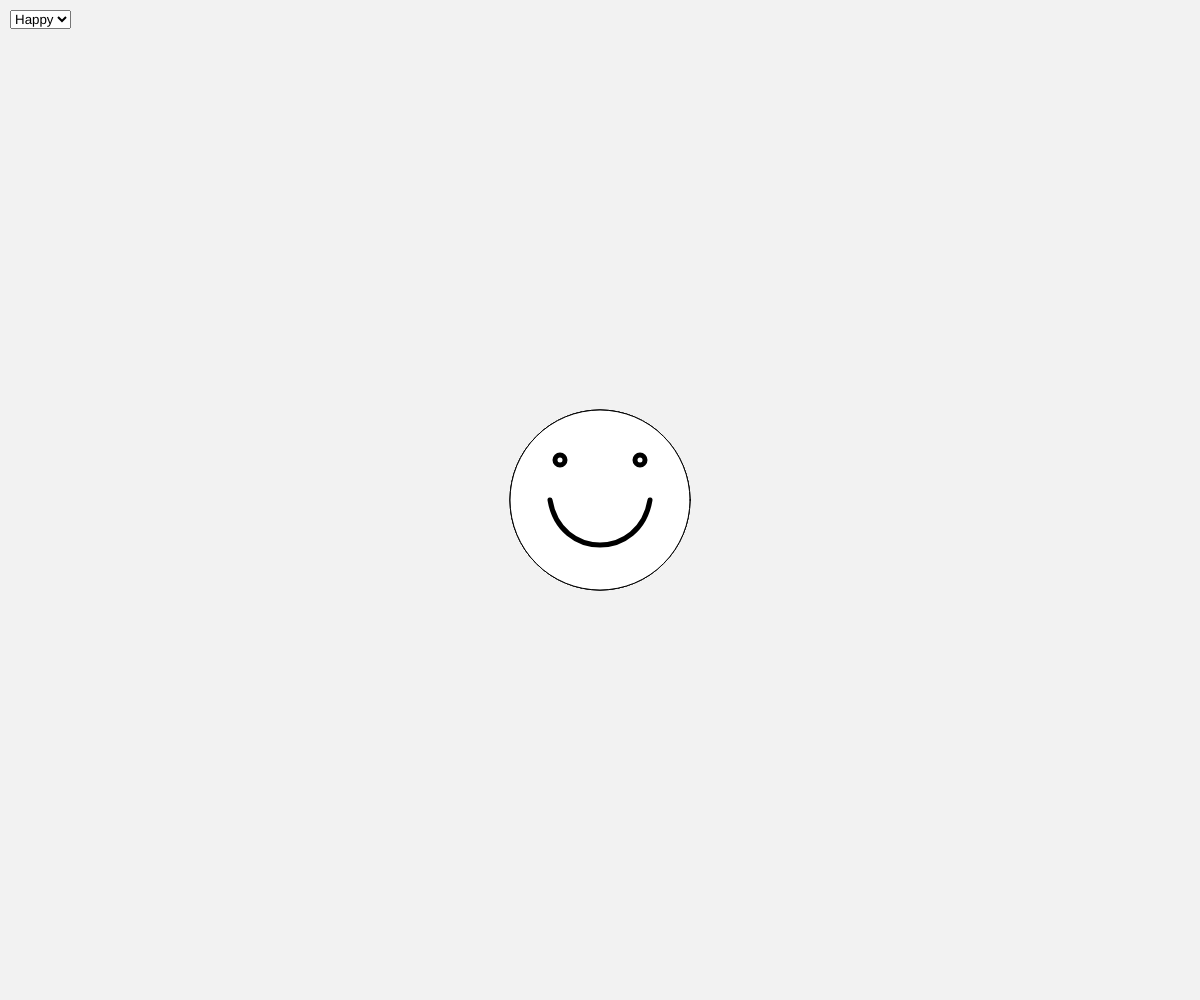
Frame 1 (no input)
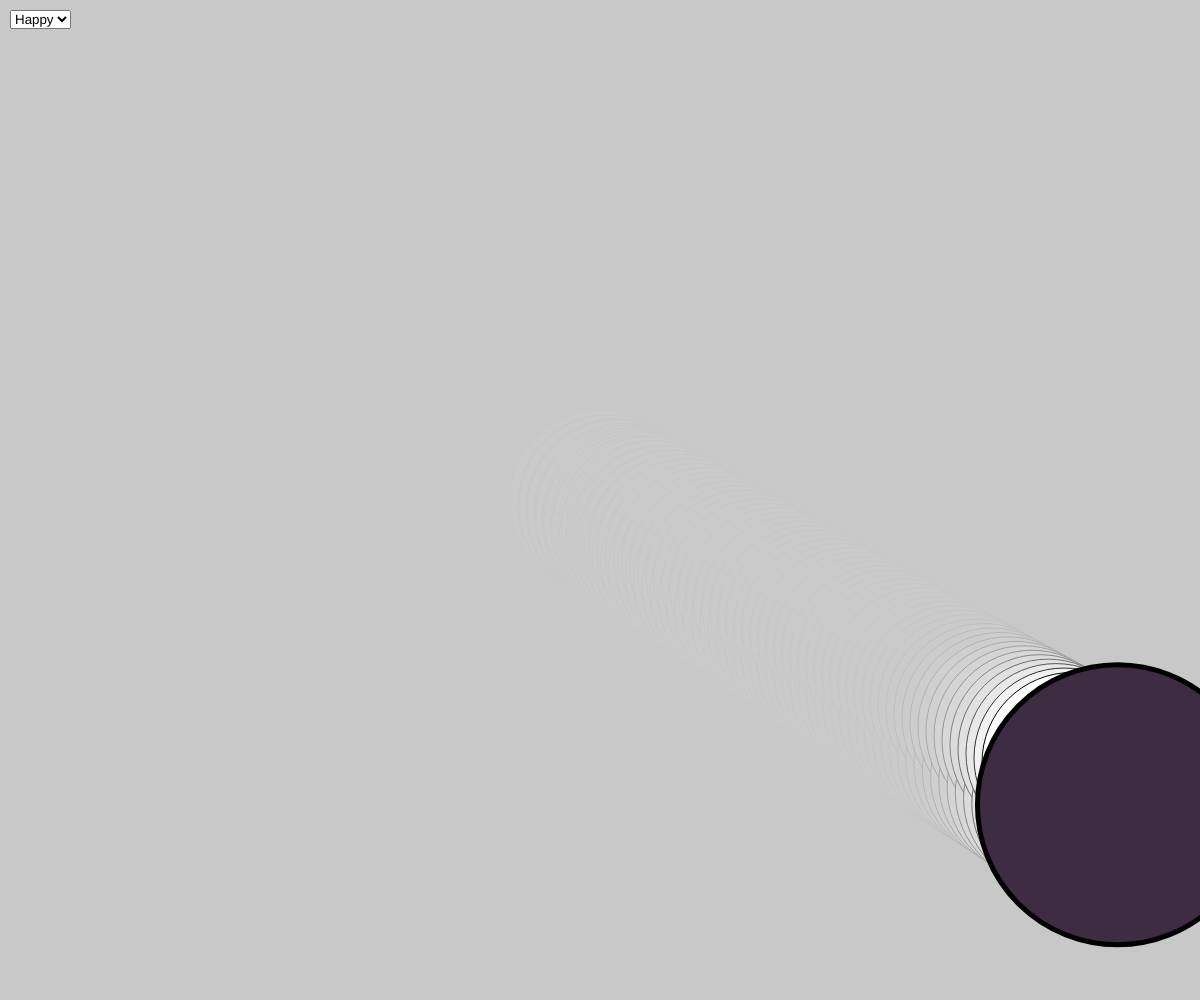
Frame 60 (no input)
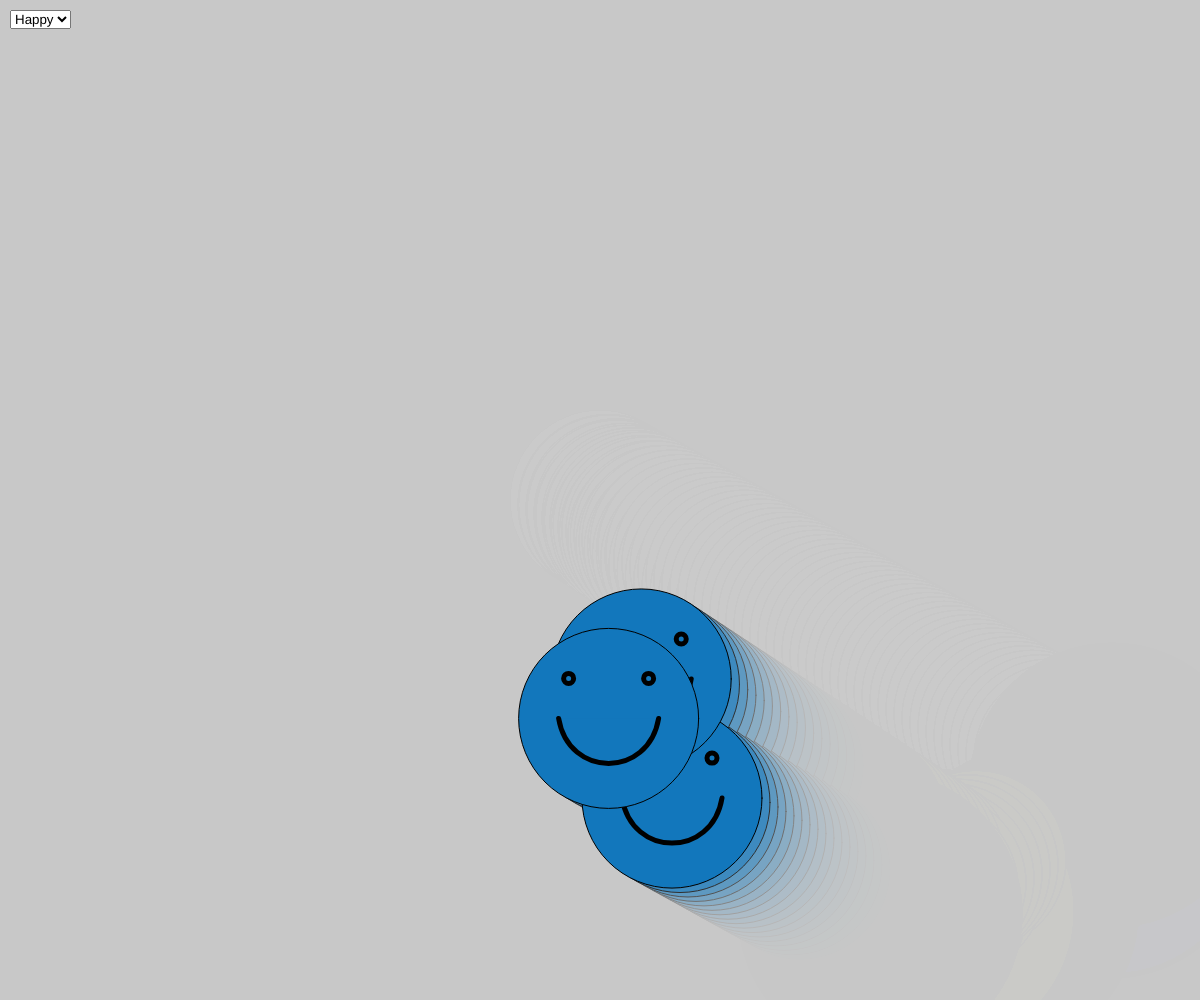
Frame 120 (the mouse pressed at the canvas centre since frame 60)

The p5.js sketch that drew these frames (run headless with seeded random() and noise() and a simulated clock; from frame 60 on, the mouse is pressed at the canvas centre):

// p5.js sketch
// ── sketch.js

let picker; // variable for the menu
let sphere1, sphere2, sphere3;
let face;

function setup() {
  createCanvas(windowWidth, windowHeight);
  sphere1 = new Ball();
  sphere2 = new Ball();
  sphere3 = new Ball();

  picker = createSelect();
  picker.position(10, 10);
  picker.option('Happy');
  picker.option('Angry');
  picker.option('Sad');

  //callback when an item is picked
  picker.changed(pickFace);

  face = picker.value();
}

function draw() {
  background(200,60); // motion blur

  //change emotions based on menu option

  if (face === 'Sad') {
    sphere1.renderSad();
    sphere2.renderSad();
    sphere3.renderSad();
  }
if(face === 'Happy') {
  sphere1.renderHappy();
  sphere2.renderHappy();
  sphere3.renderHappy();
}

if (face === 'Angry') {
  sphere1.renderAngry();
  sphere2.renderAngry();
  sphere3.renderAngry();
}

  sphere1.update();
  sphere1.wallCheck();
  

  sphere2.update();
  sphere2.wallCheck();
  

  sphere3.update();
  sphere3.wallCheck();
 
}
  
class Ball {

  constructor() {

    this.diam = 180;

    this.xpos = width/2;
    this.ypos = height/2;

    this.xspeed = random(3, 10);
    this.yspeed = random(3, 10);
  }

  update(){
    this.xpos += this.xspeed
    this.ypos += this.yspeed
  }

  wallCheck(){
    if(this.xpos >= width - this.diam/2 || this.xpos <= this.diam/2){
  this.xspeed = this.xspeed * -1;
    fill(random(255), random(255), random(255));
    ellipse(this.xpos, this.ypos, this.diam+100); // ellipse flash
  }

   if(this.ypos >= height - this.diam/2 || this.ypos <= this.diam/2){
  this.yspeed = this.yspeed * -1;
     fill(random(255), random(255), random(255)); 
     ellipse(this.xpos,this.ypos, this.diam + 100); //ellipse flash
   }
  }

  renderSad(){
    strokeWeight(1);
    ellipse(this.xpos, this.ypos, this.diam);
    strokeWeight(5);
    ellipse(this.xpos-40, this.ypos-40, 10);
    ellipse(this.xpos + 40, this.ypos - 40, 10);
    bezier(this.xpos-50, this.ypos+50, this.xpos-40, this.ypos, this.xpos+40, this.ypos, this.xpos+50, this.ypos+50);
}

renderHappy(){
  strokeWeight(1);
  ellipse(this.xpos, this.ypos, this.diam);
  strokeWeight(5);
  ellipse(this.xpos-40, this.ypos-40, 10);
  ellipse(this.xpos + 40, this.ypos - 40, 10);
  bezier(this.xpos-50, this.ypos, this.xpos-40, this.ypos+60, this.xpos+40, this.ypos+60, this.xpos+50, this.ypos);
}

renderAngry(){
  strokeWeight(1);
  ellipse(this.xpos, this.ypos, this.diam);
  strokeWeight(5);
  ellipse(this.xpos-40, this.ypos-30, 10);
  ellipse(this.xpos+40, this.ypos-30, 10);
  //brows
  line(this.xpos-45, this.ypos-60, this.xpos-20, this.ypos-40);
  line(this.xpos+45, this.ypos-60, this.xpos+20, this.ypos-40);
  //mouth
  line(this.xpos-50, this.ypos+30, this.xpos+50, this.ypos+30);
}
}

function pickFace() {
  face = picker.value();
}
